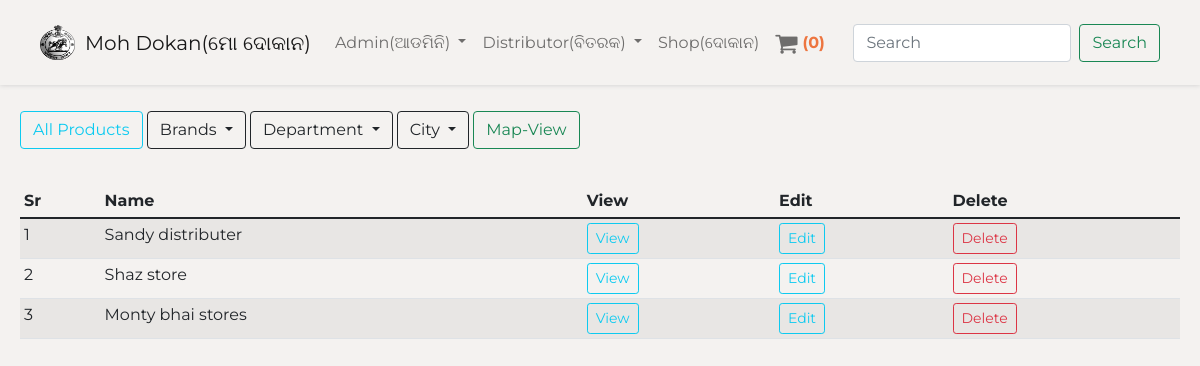
The page /dist (signed in) on the database as committed earlier.
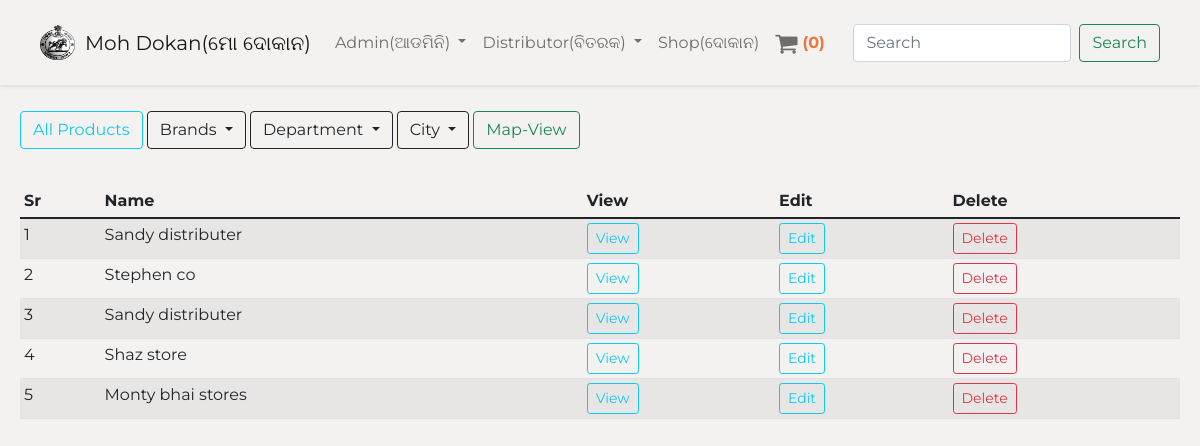
The same page on the database as committed later.
### shop/products/models.py (models this page shows)
class Dist(db.Model):
    id = db.Column(db.Integer, primary_key=True)
    name = db.Column(db.String(30), nullable=False, unique=False)
    fname = db.Column(db.String(30), nullable=False, unique=False)
    city = db.Column(db.String(30), nullable=False, unique=False)
    phone_number = db.Column(db.String(30), nullable=False, unique=True)
    aadhar_number = db.Column(db.String(30), nullable=False, unique=True)

### shop/admin/routes.py (the view)
@app.route('/dist')
def dist():
    if 'email' not in session:
        flash(f'Please login first', 'danger')
        return redirect(url_for('login'))
    dists = Dist.query.order_by(Dist.id.desc()).all()
    return render_template('admin/brand.html',
     title='Distributor page', dists=dists)

### shop/templates/admin/brand.html (shortened to what this page needs)
{% extends 'layout.html' %}
{% block content %}
{% include 'navbar.html' %}
<div class="container-fluid mt-3">
    <table class="table table-sm table-condensed table-striped table-hover">
        <thead>
            <th>Sr</th>
            <th>Name</th>
            {% if dists %}
              <th>View</th>
            {% endif %}
            <th>Edit</th>
            <th>Delete</th>
        </thead>
        <tbody>
            {% if brands %}
              {% for brand in brands %}
              <tr>
                  <td>{{loop.index}}</td>
                  <td>{{brand.name}}</td>
                  <td><a href="{{url_for('updatebrand',id=brand.id)}}" class="btn btn-sm btn-outline-info">Edit</a></td>
                  <td>
                    <button type="button" class="btn btn-outline-danger btn-sm" data-toggle="modal" data-target="#exampleModal-{{brand.id}}">
                      Delete
                    </button>
                  </td>
              </tr>
              <div class="modal fade" id="exampleModal-{{brand.id}}" tabindex="-1" role="dialog" aria-labelledby="exampleModalLabel" aria-hidden="true">
                <div class="modal-dialog" role="document">
                  <div class="modal-content">
                    <div class="modal-header">
                      <h5 class="modal-title" id="exampleModalLabel">{{brand.name}}</h5>
                      <button type="button" class="close" data-dismiss="modal" aria-label="Close">
                        <span aria-hidden="true">&times;</span>
                      </button>
                    </div>
                    <div class="modal-body">
                      <span class="text-danger">Do you want to delete brand "{{brand.name}}"?</span>
                    </div>
                    <div class="modal-footer">
                      <button type="button" class="btn btn-sm btn-secondary" data-dismiss="modal">Cancel</button>
                      <form action="{{url_for('deletebrand', id=brand.id)}}" method="post">
                        <button type="submit" class="btn btn-danger btn-sm">Delete</button>
                      </form>
                    </div>
                  </div>
                </div>
              </div>
              {% endfor %}
            {% else %}
              {% for dist in dists %}
              <tr>
                  <td>{{loop.index}}</td>
                  <td>{{dist.name}}</td>
                  <td><a href="{{url_for('distpage',id=dist.id)}}" class="btn btn-sm btn-outline-info">View</a></td>
                  <td><a href="{{url_for('updatedist',id=dist.id)}}" class="btn btn-sm btn-outline-info">Edit</a></td>
                  <td>
                    <button type="button" class="btn btn-outline-danger btn-sm" data-toggle="modal" data-target="#exampleModal-{{dist.id}}">
                      Delete
                    </button>
                  </td>
              </tr>
            {% endfor %}
            {% endif %}
        </tbody>
    </table>
</div>
{% endblock content %}

### shop/templates/layout.html (shortened to what this page needs)
<!DOCTYPE html>
<html lang="en">
  <head>
    <link
      href="{{ url_for('static', filename='css/bootstrap.min.css') }}"
      rel="stylesheet"
    />
    <link
      href="{{ url_for('static', filename='css/styles.css') }}"
      rel="stylesheet"
    />
    <link
      rel="stylesheet"
      href="https://cdnjs.cloudflare.com/ajax/libs/font-awesome/4.7.0/css/font-awesome.min.css"
    />
  </head>
  <body>
    {% block content %} {% endblock content %}
  </body>
</html>

### shop/templates/navbar.html (shortened to what this page needs)
{% block content %}
<div>
  <nav class="navbar navbar-expand-lg navbar-light bg-light">
    <div class="container-fluid">
      <a class="navbar-brand" href="{{url_for('home')}}">
        <img
          src="{{url_for('static', filename='images/'+'logo-odisha.png')}}"
          width="35"
          height="35"
          class="d-inline-block align-top"
          alt="govt logo"
          style="margin-right:10px"
        />
        Moh Dokan(ମୋ ଦୋକାନ)
      </a>
      <div class="collapse navbar-collapse" id="navbarSupportedContent">
        <ul class="navbar-nav me-auto mb-2 mb-lg-0">
          <li class="nav-item dropdown">
            <a
              class="nav-link dropdown-toggle"
              href="#"
              id="navbarDropdown"
              role="button"
              data-bs-toggle="dropdown"
              aria-expanded="false"
            >
              Admin(ଆଡମିନି)
            </a>
          </li>
          <li class="nav-item dropdown">
            <a
              class="nav-link dropdown-toggle"
              href="#"
              id="navbarDropdown"
              role="button"
              data-bs-toggle="dropdown"
              aria-expanded="false"
            >
              Distributor(ବିତରକ)
            </a>
          </li>
          <li class="nav-item dropdown">
            <a
              class="nav-link"
              href="#6"
              id="navbarDropdown"
              role="button"
              data-bs-toggle="dropdown"
              aria-expanded="false"
            >
              Shop(ଦୋକାନ)
            </a>
          </li>
          <li class="nav-item">
            <a class="nav-link d-flex justify-content-center align-items-center" href="{{url_for('getCart')}}"
              ><i class="fa fa-shopping-cart" style="font-size: 24px"></i>
              <b style="color: #ed753f; margin-left:5px">({{session['Shoppingcart']|length}})</b></a
            >
          </li>
        </ul>
        <form class="d-flex">
          <input
            class="form-control me-2"
            type="search"
            placeholder="Search"
            aria-label="Search"
          />
          <button class="btn btn-outline-success" type="submit">Search</button>
        </form>
      </div>
    </div>
  </nav>
  {% if brands or categories or dists %}
  <div class="mt-3 container-fluid">
    <div class="btn-group">
      <button
        type="button"
        onclick="window.location.href='{{ url_for('home') }}';"
        class="btn btn-outline-info"
        data-bs-toggle="dropdown"
        aria-expanded="false">
        All Products
      </button>
    </div>
    <div class="btn-group">
      <button
        type="button"
        class="btn btn-outline-dark dropdown-toggle"
        data-bs-toggle="dropdown"
        aria-expanded="false">
        Brands
      </button>
    </div>
    <div class="btn-group">
      <button
        type="button"
        class="btn btn-outline-dark dropdown-toggle"
        data-bs-toggle="dropdown"
        aria-expanded="false"
      >
        Department
      </button>
    </div>
    <div class="btn-group">
      <button
        type="button"
        class="btn btn-outline-dark dropdown-toggle"
        data-bs-toggle="dropdown"
        aria-expanded="false">
        City
      </button>
    </div>
    <div class="btn-group">
      <button
        type="button"
        onclick="window.location.href='{{ url_for('mapview') }}';"
        class="btn btn-outline-success"
        data-bs-toggle="dropdown"
        aria-expanded="false">
        Map-View
      </button>
    </div>
  </div>
  {% endif %}
</div>
{% endblock content %}

### shop/static/css/styles.css (style rules this page uses)
* { margin: 0; padding: 0; box-sizing: border-box; font-family: 'Montserrat', sans-serif; }
nav.navbar { width: 100%; padding: 10px 20px; background-color: #f4f2f0 !important; box-shadow: 0px 0px 5px #ccc; }
nav.navbar .navbar-brand { display: flex; justify-content: center; align-items: center; }
.container-fluid { width: 100%; margin: 0; padding: 10px 20px; }
body { background: #f4f2f0; }
input { font-size: 1.2rem; padding: 5px 10; }

Rows that differ between the two databases and show on the page:
added Dist: name "Sandy distributer"
added Dist: name "Stephen co"
